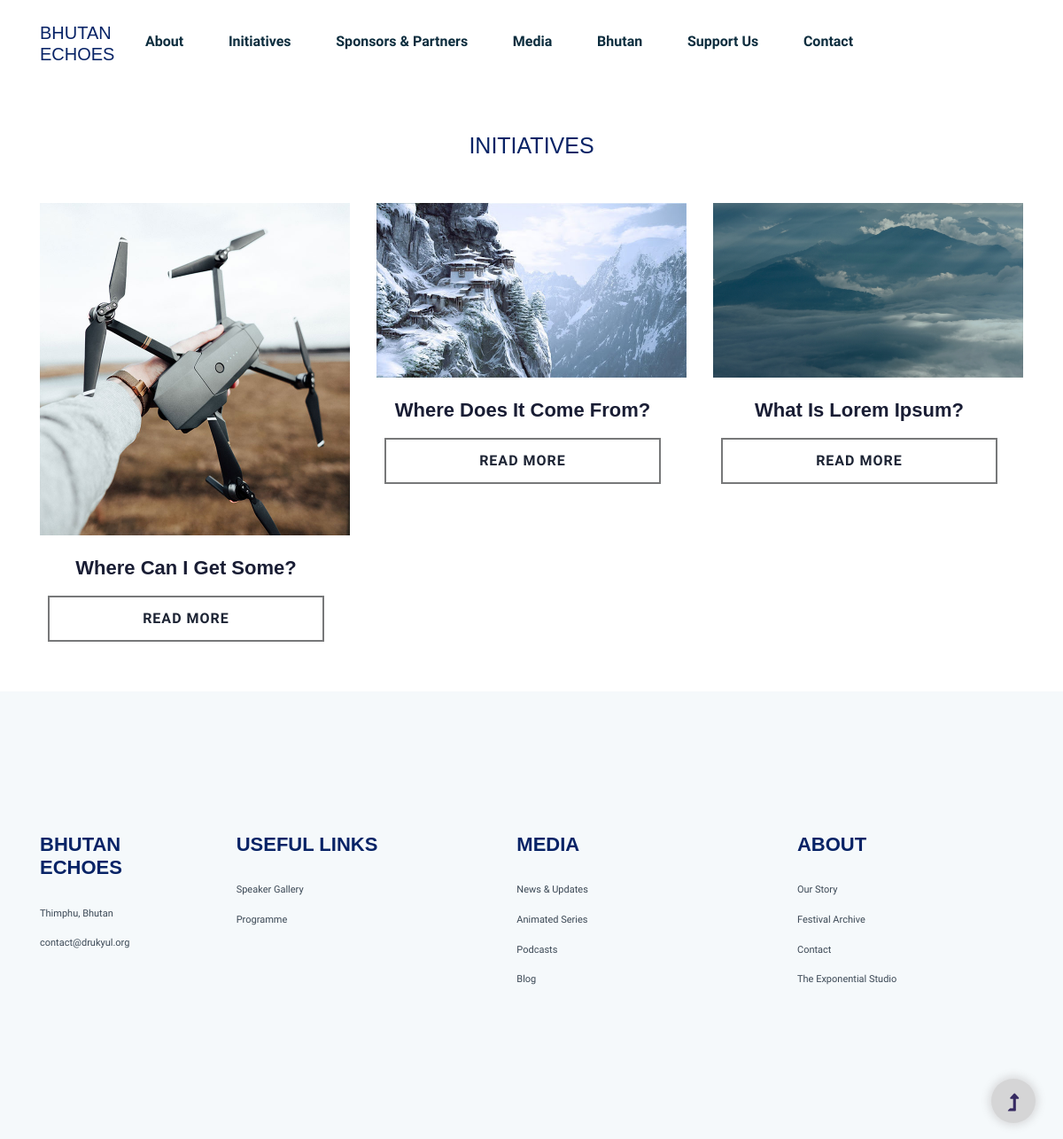
The page /initiatives/ on the database its author committed.
### drukyul_app/models.py (models this page shows, shortened)
class CommonPost(models.Model):
    title = models.CharField(max_length=255)
    description = models.TextField()
    image = models.ImageField()
    class Meta:
        abstract = True

class Initiative(CommonPost):
    published_date = models.DateField()
    class Meta:
        verbose_name = "Initiative Table"
        ordering = ['-published_date']

### drukyul_app/views.py (the view)
# urls.py: path('initiatives/',views.initiative,name='initiatives'),
def initiative(request):
    queryset = Initiative.objects.all()
    context = {
        'initiatives': queryset
    }
    return render(request, 'initiative.html', context)

### drukyul_app/templates/initiative.html (shortened to what this page needs)
{% extends 'base.html' %}
{% load static %}
{% block content %}
     <main>
        <section class="home-blog-area about pb-bottom ">
            <div class="container">
            <h1 class="text-center" style="margin-bottom: 50px">Initiatives</h1>
                <div class="row">
                    {% for initiative in initiatives %}
                        <div class="col-lg-4 col-md-6">
                            <div class="home-blog-single">
                                <div class="blog-img-cap">
                                    <div class="blog-img">
                                        <img src="{{  initiative.image.url }}" alt="news_update" class="img-fluid"/>
                                    </div>
                                    <div class="blog-cap">
                                        <h3><a href="{% url 'initiatives_detail' initiative.id %}" class="text-center">{{ initiative.title }}</a></h3>
                                        <div class="about-text">
                                            <a class="btn btn-block" href="{% url 'initiatives_detail' initiative.id %}">Read more</a>
                                        </div>
                                    </div>
                                </div>
                            </div>
                        </div>
                    {% endfor %}
                </div>
                </div>
        </section>
    </main>
{% endblock content %}

### static/css/style.css (style rules this page uses)
body { line-height: 1.7; color: gray; font-weight: 300; font-size: 1.1rem; }
a { -webkit-transition: .3s all ease; -o-transition: .3s all ease; transition: .3s all ease; }
h1, h2, h3, h4, h5, .h1, .h2, .h3, .h4, .h5 { font-family: "Oswald", sans-serif; text-transform: uppercase; }
.btn { text-transform: uppercase; font-size: 12px; font-weight: 900; }

### static/css/lib.css (style rules this page uses)
.about { position: relative; width: 100%; padding: 45px 0; }
.about .about-text a.btn { position: relative; margin-top: 15px; padding: 12px 25px; font-size: 16px; font-weight: 600; letter-spacing: 1px; color: #1d2434; border: 2px solid #777879; border-radius: 0; background: none; transition: .3s; }

### rows shown on the page
Initiative: image (picture), title "Where Can I Get Some?"
Initiative: image (picture), title "Where Does It Come From?"
Initiative: image (picture), title "What Is Lorem Ipsum?"
